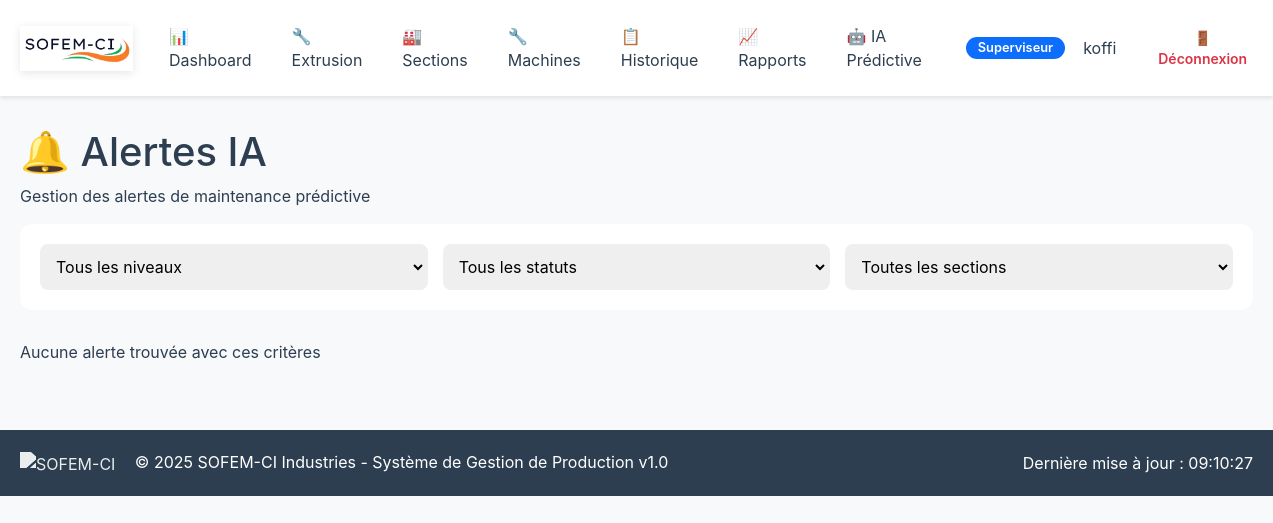
Before: /ia/alertes/ (signed in) with the older database file.
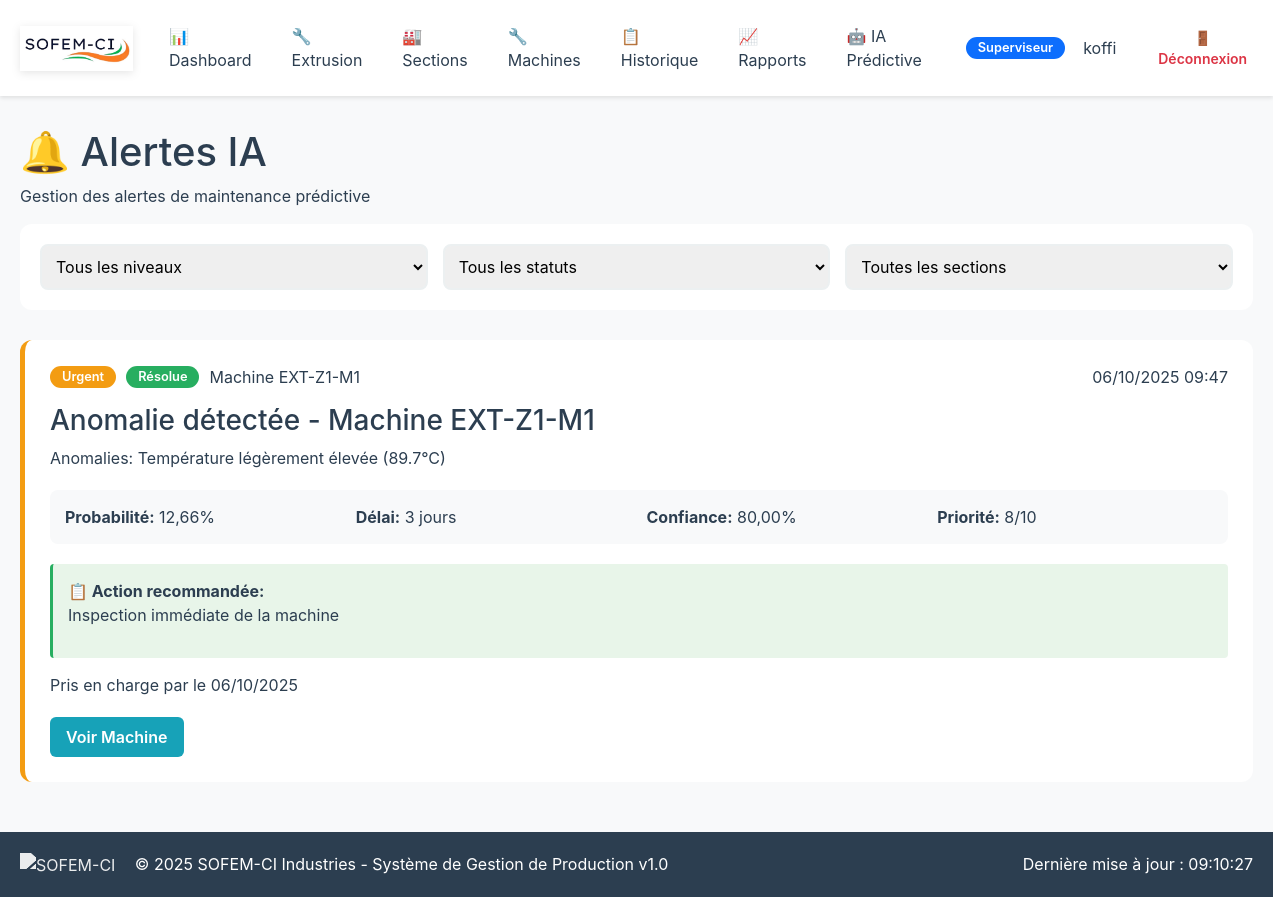
After: the same page with the newer database file.
### sofemci/models.py (models this page shows, shortened)
class AlerteIA(models.Model):
    NIVEAU_ALERTE = [
        ('info', 'Information'),
        ('attention', 'Attention'),
        ('urgent', 'Urgent'),
        ('critique', 'Critique'),
    ]
    STATUT = [
        ('nouvelle', 'Nouvelle'),
        ('vue', 'Vue'),
        ('en_traitement', 'En traitement'),
        ('resolue', 'Résolue'),
        ('ignoree', 'Ignorée'),
    ]
    machine = models.ForeignKey(Machine, on_delete=models.CASCADE, related_name='alertes_ia')
    date_creation = models.DateTimeField(auto_now_add=True)
    niveau = models.CharField(max_length=20, choices=NIVEAU_ALERTE)
    statut = models.CharField(max_length=20, choices=STATUT, default='nouvelle')
    titre = models.CharField(max_length=200)
    message = models.TextField()
    probabilite_panne = models.DecimalField(
        max_digits=5,
        decimal_places=2,
        verbose_name="Probabilité panne (%)"
    )
    delai_estime_jours = models.IntegerField(
        null=True,
        blank=True,
        verbose_name="Délai estimé (jours)"
    )
    confiance_prediction = models.DecimalField(
        max_digits=5,
        decimal_places=2,
        default=0,
        verbose_name="Confiance prédiction (%)"
    )
    action_recommandee = models.TextField(
        blank=True,
        verbose_name="Action recommandée"
    )
    priorite = models.IntegerField(
        default=0,
        verbose_name="Priorité (0-10)"
    )
    traite_par = models.ForeignKey(
        CustomUser,
        on_delete=models.SET_NULL,
        null=True,
        blank=True,
        related_name='alertes_ia_traitees'
    )
    date_traitement = models.DateTimeField(null=True, blank=True)
    commentaire_traitement = models.TextField(blank=True)
    modele_ia_version = models.CharField(max_length=50, default='v1.0')
    donnees_analyse = models.JSONField(
        default=dict,
        blank=True,
        verbose_name="Données d'analyse JSON"
    )
    class Meta:
        ordering = ['-date_creation']
        verbose_name = "Alerte IA"
        verbose_name_plural = "Alertes IA"
    """Machines dans toutes les sections"""
    TYPES_MACHINE = [
        ('extrudeuse', 'Extrudeuse'),
        ('refroidisseur', 'Refroidisseur'),
        ('enrouleur', 'Enrouleur'),
        ('imprimante', 'Imprimante'),
        ('soudeuse', 'Soudeuse'),
        ('moulinex', 'Moulinex'),
    ]
    ETATS = [
        ('actif', 'Active'),
        ('maintenance', 'Maintenance'),
        ('arret', 'Arrêtée'),
        ('panne', 'En Panne'),
    ]
    SECTIONS = [
        ('extrusion', 'Extrusion'),
        ('imprimerie', 'Imprimerie'),
        ('soudure', 'Soudure'),
        ('recyclage', 'Recyclage'),
    ]
    numero = models.CharField(max_length=10)
    type_machine = models.CharField(max_length=20, choices=TYPES_MACHINE)
    section = models.CharField(max_length=20, choices=SECTIONS)
    zone_extrusion = models.ForeignKey(ZoneExtrusion, on_delete=models.CASCADE, null=True, blank=True)
    etat = models.CharField(max_length=15, choices=ETATS, default='actif')
    date_installation = models.DateField(null=True, blank=True)
    derniere_maintenance = models.DateField(null=True, blank=True)
    capacite_horaire = models.DecimalField(max_digits=10, decimal_places=2, null=True, blank=True)
    observations = models.TextField(blank=True)
    class Meta:
        unique_together = ['numero', 'section']
        ordering = ['section', 'numero']

class Machine(models.Model):
    TYPES_MACHINE = [
        ('extrudeuse', 'Extrudeuse'),
        ('refroidisseur', 'Refroidisseur'),
        ('enrouleur', 'Enrouleur'),
        ('imprimante', 'Imprimante'),
        ('soudeuse', 'Soudeuse'),
        ('moulinex', 'Moulinex'),
    ]
    ETATS = [
        ('actif', 'Active'),
        ('maintenance', 'Maintenance'),
        ('arret', 'Arrêtée'),
        ('panne', 'En Panne'),
    ]
    SECTIONS = [
        ('extrusion', 'Extrusion'),
        ('imprimerie', 'Imprimerie'),
        ('soudure', 'Soudure'),
        ('recyclage', 'Recyclage'),
    ]
    numero = models.CharField(max_length=10)
    type_machine = models.CharField(max_length=20, choices=TYPES_MACHINE)
    section = models.CharField(max_length=20, choices=SECTIONS)
    zone_extrusion = models.ForeignKey(ZoneExtrusion, on_delete=models.CASCADE, null=True, blank=True)
    etat = models.CharField(max_length=15, choices=ETATS, default='actif')
    date_installation = models.DateField(null=True, blank=True)
    derniere_maintenance = models.DateField(null=True, blank=True)
    capacite_horaire = models.DecimalField(max_digits=10, decimal_places=2, null=True, blank=True)
    observations = models.TextField(blank=True)
    heures_fonctionnement_totales = models.DecimalField(
        max_digits=10,
        decimal_places=2,
        default=0,
        verbose_name="Heures de fonctionnement totales",
        help_text="Nombre total d'heures depuis installation"
    )
    heures_depuis_derniere_maintenance = models.DecimalField(
        max_digits=10,
        decimal_places=2,
        default=0,
        verbose_name="Heures depuis dernière maintenance"
    )
    prochaine_maintenance_prevue = models.DateField(
        null=True,
        blank=True,
        verbose_name="Prochaine maintenance prévue"
    )
    frequence_maintenance_jours = models.IntegerField(
        default=90,
        verbose_name="Fréquence maintenance (jours)",
        help_text="Intervalle recommandé entre maintenances"
    )
    nombre_pannes_totales = models.IntegerField(
        default=0,
        verbose_name="Nombre de pannes totales"
    )
    nombre_pannes_6_derniers_mois = models.IntegerField(
        default=0,
        verbose_name="Pannes - 6 derniers mois"
    )
    nombre_pannes_1_dernier_mois = models.IntegerField(
        default=0,
        verbose_name="Pannes - dernier mois"
    )
    date_derniere_panne = models.DateTimeField(
        null=True,
        blank=True,
        verbose_name="Date dernière panne"
    )
    duree_moyenne_reparation = models.DecimalField(
        max_digits=6,
        decimal_places=2,
        default=0,
        verbose_name="Durée moyenne réparation (heures)"
    )
    consommation_electrique_kwh = models.DecimalField(
        max_digits=10,
        decimal_places=2,
        default=0,
        verbose_name="Consommation électrique actuelle (kWh)",
        help_text="Consommation moyenne par heure"
    )
    consommation_electrique_nominale = models.DecimalField(
        max_digits=10,
        decimal_places=2,
        default=0,
        verbose_name="Consommation nominale (kWh)",
        help_text="Consommation normale à pleine charge"
    )
    temperature_actuelle = models.DecimalField(
        max_digits=5,
        decimal_places=2,
        null=True,
        blank=True,
        verbose_name="Température actuelle (°C)"
    )
    temperature_nominale = models.DecimalField(
        max_digits=5,
        decimal_places=2,
        default=0,
        verbose_name="Température nominale (°C)",
        help_text="Température normale de fonctionnement"
    )
    temperature_max_autorisee = models.DecimalField(
        max_digits=5,
        decimal_places=2,
        default=0,
        verbose_name="Température max autorisée (°C)"
    )
    score_sante_global = models.DecimalField(
        max_digits=5,
        decimal_places=2,
        default=100,
        verbose_name="Score santé global (%)",
        help_text="Score calculé par l'IA (0-100)"
    )
    probabilite_panne_7_jours = models.DecimalField(
        max_digits=5,
        decimal_places=2,
        default=0,
        verbose_name="Probabilité panne 7 jours (%)",
        help_text="Risque de panne dans les 7 prochains jours"
    )
    probabilite_panne_30_jours = models.DecimalField(
        max_digits=5,
        decimal_places=2,
        default=0,
        verbose_name="Probabilité panne 30 jours (%)"
    )
    anomalie_detectee = models.BooleanField(
        default=False,
        verbose_name="Anomalie détectée"
    )
    type_anomalie = models.CharField(
        max_length=100,
        blank=True,
        verbose_name="Type d'anomalie",
        help_text="Ex: Surchauffe, Surconsommation, Vibrations"
    )
    date_derniere_analyse_ia = models.DateTimeField(
        null=True,
        blank=True,
        verbose_name="Dernière analyse IA"
    )
    derniere_mise_a_jour_donnees = models.DateTimeField(
        auto_now=True,
        verbose_name="Dernière mise à jour données"
    )
    class Meta:
        unique_together = ['numero', 'section']
        ordering = ['section', 'numero']
        verbose_name = "Machine"
        verbose_name_plural = "Machines"

### sofemci/views.py (the view)
# urls.py: path('ia/alertes/', views.liste_alertes_ia, name='liste_alertes_ia'),
@login_required
def liste_alertes_ia(request):
    niveau = request.GET.get('niveau')
    statut = request.GET.get('statut')
    section = request.GET.get('section')
    alertes = AlerteIA.objects.select_related('machine', 'traite_par').all()
    if niveau:
        alertes = alertes.filter(niveau=niveau)
    if statut:
        alertes = alertes.filter(statut=statut)
    if section:
        alertes = alertes.filter(machine__section=section)
    alertes = alertes.order_by('-priorite', '-date_creation')
    paginator = Paginator(alertes, 20)
    page = request.GET.get('page')
    alertes_page = paginator.get_page(page)
    context = {
        'alertes': alertes_page,
        'niveau_filtre': niveau,
        'statut_filtre': statut,
        'section_filtre': section,
    }
    return render(request, 'liste_alertes_ia.html', context)

### templates/liste_alertes_ia.html (shortened to what this page needs)
{% extends 'base.html' %}
{% load static %}
{% block content %}
<div class="container">
    <div class="page-header">
        <h1>🔔 Alertes IA</h1>
        <p>Gestion des alertes de maintenance prédictive</p>
    </div>
    <div class="filters-section">
        <form method="get" class="filters-form">
            <select name="niveau" onchange="this.form.submit()">
                <option value="">Tous les niveaux</option>
            </select>
            <select name="statut" onchange="this.form.submit()">
                <option value="">Tous les statuts</option>
            </select>
            <select name="section" onchange="this.form.submit()">
                <option value="">Toutes les sections</option>
            </select>
        </form>
    </div>
    <div class="alertes-list">
        {% for alerte in alertes %}
        <div class="alerte-card niveau-{{ alerte.niveau }}">
            <div class="alerte-header">
                <div class="alerte-info">
                    <span class="badge niveau-{{ alerte.niveau }}">{{ alerte.get_niveau_display }}</span>
                    <span class="badge statut-{{ alerte.statut }}">{{ alerte.get_statut_display }}</span>
                    <span class="machine-ref">Machine {{ alerte.machine.numero }}</span>
                </div>
                <div class="alerte-date">{{ alerte.date_creation|date:"d/m/Y H:i" }}</div>
            </div>
            <h3>{{ alerte.titre }}</h3>
            <p class="alerte-message">{{ alerte.message }}</p>
            <div class="alerte-details">
                <div class="detail-item">
                    <strong>Probabilité:</strong> {{ alerte.probabilite_panne }}%
                </div>
                <div class="detail-item">
                    <strong>Délai:</strong> {{ alerte.delai_estime_jours }} jours
                </div>
                <div class="detail-item">
                    <strong>Confiance:</strong> {{ alerte.confiance_prediction }}%
                </div>
                <div class="detail-item">
                    <strong>Priorité:</strong> {{ alerte.priorite }}/10
                </div>
            </div>
            {% if alerte.action_recommandee %}
            <div class="action-box">
                <strong>📋 Action recommandée:</strong>
                <p>{{ alerte.action_recommandee }}</p>
            </div>
            {% endif %}
            {% if alerte.traite_par %}
            <div class="traitement-info">
                Pris en charge par {{ alerte.traite_par.get_full_name }} le {{ alerte.date_traitement|date:"d/m/Y" }}
            </div>
            {% endif %}
            <div class="alerte-actions">
                <a href="{% url 'machine_detail_ia' alerte.machine.id %}" class="btn-sm btn-info">
                    Voir Machine
                </a>
            </div>
        </div>
        {% empty %}
        <div class="no-alertes">
            <p>Aucune alerte trouvée avec ces critères</p>
        </div>
        {% endfor %}
    </div>
</div>
{% endblock %}

Changed rows visible on the page:
added AlerteIA: niveau "Urgent", statut "Résolue", machine.numero "EXT-Z1-M1", date_creation "06/10/2025 09:47", titre "Anomalie détectée - Machine EXT-Z1-M1", message "Anomalies: Température légèrement élevée (89.7°C)", probabilite_panne "12,66", delai_estime_jours "3", confiance_prediction "80,00", priorite "8", action_recommandee "Inspection immédiate de la machine", date_traitement "06/10/2025"
Other visible differences:
text no longer shown: "Aucune alerte trouvée avec ces critères"
